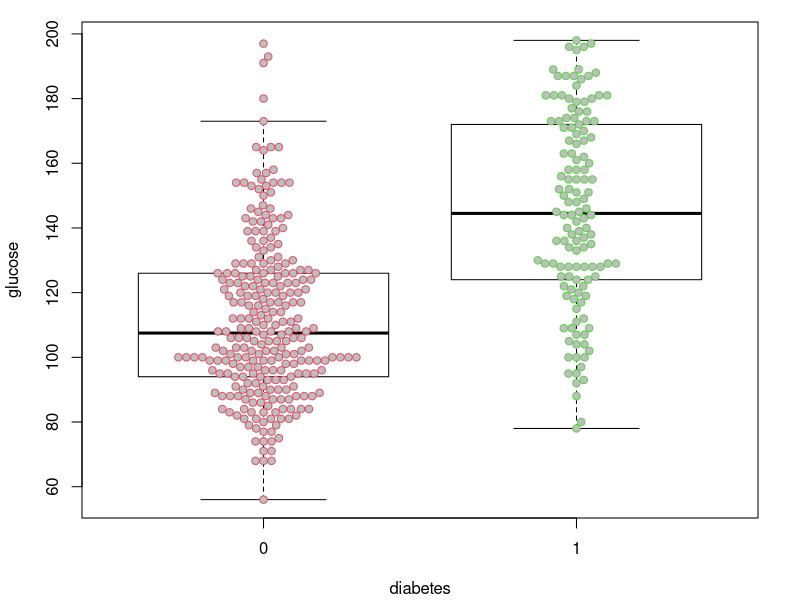
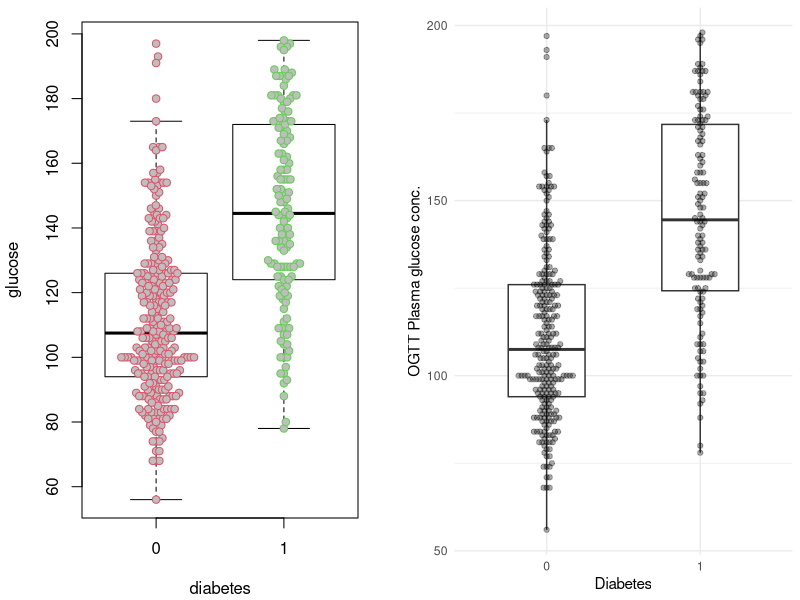
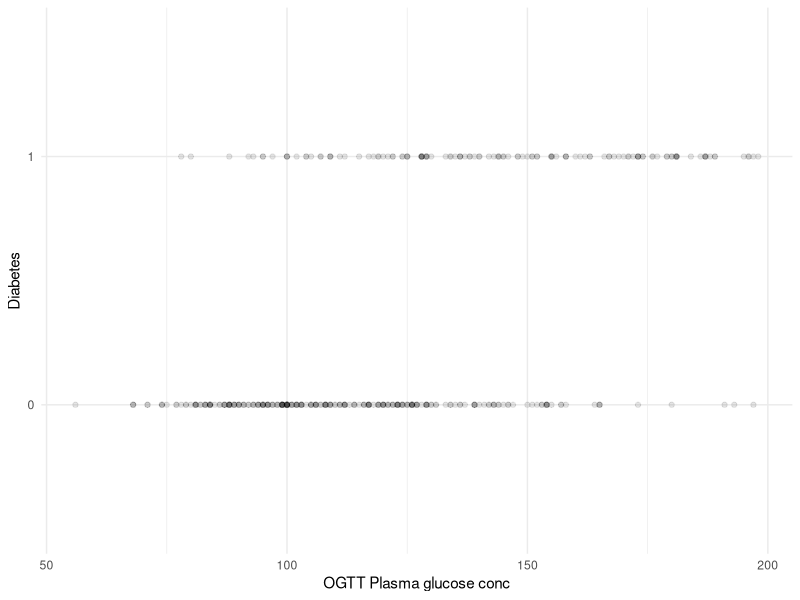
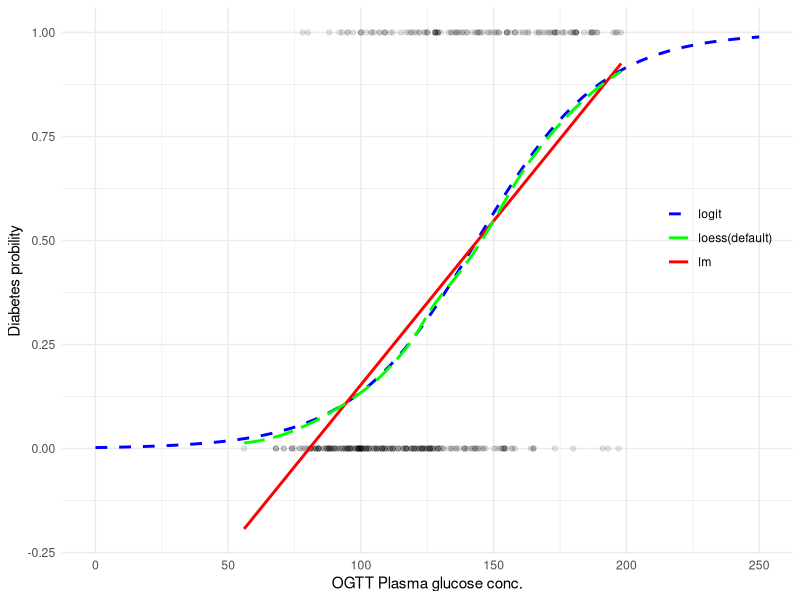
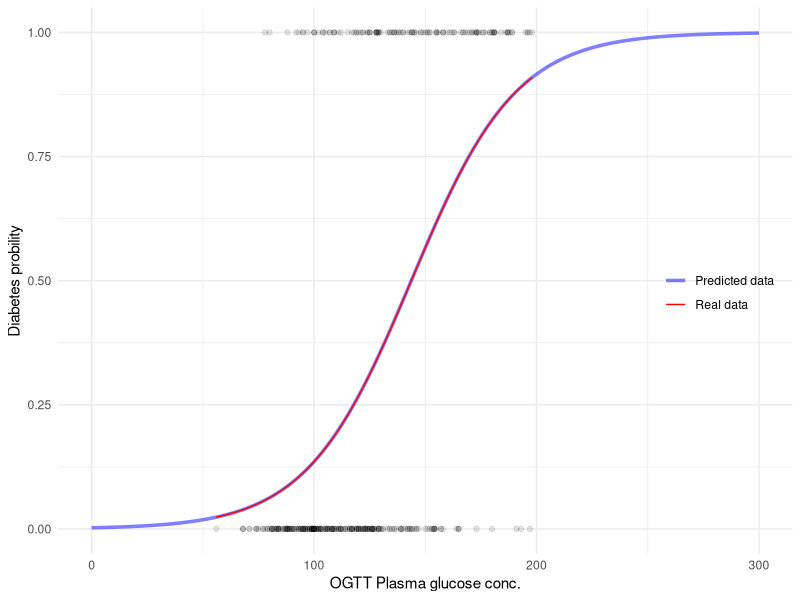

Write R code to recreate these figures, in order. (Note: this script raises an error after producing the figures.)
## ---- chunk 1
library("dplyr")
library("ggplot2")
library("ggbeeswarm")
library("beeswarm")
library("rms")
library("pscl") # McFadden R2

set.seed(1234)

theme_set(theme_minimal())
## ---- chunk 2
data("PimaIndiansDiabetes2", package="mlbench")
head(PimaIndiansDiabetes2)

dim(PimaIndiansDiabetes2)


sapply(PimaIndiansDiabetes2, function(x) sum(is.na(x)))

dbt <- tibble(PimaIndiansDiabetes2) %>%
  na.omit() %>%
  mutate(bmi = factor(case_when(
    # mass < 18.5 ~ "underweight",
    mass < 25 ~ "normal",
    mass >= 25 & mass < 30 ~ "overweight",
    mass >= 30 ~ "obese"),
    levels = c("normal", "overweight", "obese"))
    ) %>%
  select(-mass)
levels(dbt$diabetes) <- c(0, 1)

# rms option
dd <- datadist(dbt)
options(datadist = "dd")
## ---- chunk 3
par(mar = c(4.1, 4.1, 1.1, 2.1))
boxplot(glucose ~ diabetes, data = dbt, 
        col = "white",
        outline = FALSE)
beeswarm(glucose ~ diabetes, data = dbt, 
         pch = 21, col = 2:3, 
         bg = "grey",
         add = TRUE)
p1 <- grDevices::recordPlot()
## ---- chunk 4
p2 <- ggplot(dbt, aes(x= diabetes, y = glucose)) +
    geom_boxplot(width = 1/2, outlier.shape = NA) +
    geom_beeswarm(alpha = 1/3) +
    labs(x = "Diabetes",
         y = "OGTT Plasma glucose conc.") +
    NULL

cowplot::plot_grid(p1, p2, 
                   # rel_widths = c(1, 2),
                   ncol = 2)
## ---- chunk 5
ggplot(dbt, aes(glucose, diabetes)) +
geom_point(alpha = 1/10) +
  labs(y = "Diabetes",
       x = "OGTT Plasma glucose conc") +
  NULL
## ---- chunk 6
ggplot(dbt, aes(glucose, as.numeric(diabetes) - 1)) +
    geom_point(alpha = 1/10) + 
    stat_smooth(formula = y ~ x, method="glm", aes(color = "blue"),
                method.args = list(family=binomial), 
                fullrange=TRUE, se=FALSE, alpha = 1/5, linetype = 2) + 
    labs(y = "Diabetes probility",
         x = "OGTT Plasma glucose conc.") + 
    stat_smooth(formula = y ~ x, method = "lm", aes(color = "red"), 
                linetype = 1, se = FALSE, alpha = 1/5) + 
    stat_smooth(formula = y ~ x, method = "loess", aes(color = "green"),
                linetype = 5, se = FALSE, alpha = 1/4) +
    xlim(0, 250) +
    scale_color_manual(name = "",
                       values = c("blue" = "blue",
                                  "red" = "red",
                                  "green" = "green"),
                       labels = c("logit", "loess(default)", "lm")) +
    # theme_minimal() +
    theme(legend.position = c(.9, .6)) +
    NULL 
## ---- chunk 7
M1 <- glm(diabetes ~ glucose, family = binomial, data = dbt)
M1

summary(M1)

round(exp(cbind(OR = coef(M1), confint(M1))), 2)
## ---- chunk 8
M.df <- data.frame(glucose = seq(0, 300, 1))
M.df$diabetes = predict(M1, newdata = M.df, type = "response")
## ---- chunk 9
ggplot(M.df, aes(x = glucose, y = diabetes)) +
  geom_line(size = 1.2, aes(color = "blue"), alpha = 1/2) +
  geom_point(data = dbt,
             aes(glucose, as.numeric(diabetes) - 1),
             alpha = 1/10) +
  geom_smooth(data = dbt, formula = y ~ x, 
              method = "glm", method.args = list(family = "binomial"), 
              se = FALSE, 
              size = .5,
             aes(glucose, as.numeric(diabetes) - 1, color = "red")) +
  scale_color_manual(name = "",
                       values = c("blue" = "blue",
                                  "red" = "red"),
                       labels = c("Predicted data", "Real data")) +
  labs(y = "Diabetes probility",
       x = "OGTT Plasma glucose conc.") +
  theme(legend.position = c(.9, .5)) +
  NULL
## ---- chunk 10
-2 * logLik(M1)
M1$deviance

-2 * logLik(update(M1, .~. - glucose))
M1$null.deviance


M1.pseudo.R2 <- (M1$null.deviance - M1$deviance) / M1$null.deviance
M1.pseudo.R2

pR2(M1)["McFadden"]
## ---- chunk 11
M1.lrm <- lrm(diabetes ~ glucose, data = dbt)
M1.lrm

summary(M1.lrm)

M1.lrm$stats[c("R2", "Brier", "C", "Dxy")]
## ---- chunk 12
(M1Chidf <- M1$df.null - M1$df.residual)
(M1Chi <- M1$null.deviance - M1$deviance)
(M1chisq.prob <- 1 - pchisq(M1Chi, M1Chidf))

# 或者一步计算
with(M1, pchisq(null.deviance - deviance,
                df.null - df.residual,
                lower.tail = FALSE))
## ---- chunk 13
M2 <- glm(diabetes ~ glucose + bmi, dbt, family = binomial)
summary(M2)

round(exp(cbind(OR = coef(M2), confint(M2))), 2)

M2.pseudo.R2 <- (M2$null.deviance - M2$deviance) / M2$null.deviance
M2.pseudo.R2


with(M2, pchisq(null.deviance - deviance,
                df.null - df.residual,
                lower.tail = FALSE))

M2.lrm <- lrm(diabetes ~ glucose + bmi, data = dbt)
M2.lrm

summary(M2.lrm)
## ---- chunk 14
anova(M1, M2, test = "Chi")


lrtest(M1.lrm, M2.lrm)
## ---- chunk 15
M1.lrm <- lrm(diabetes ~ glucose, data = dbt, 
              x = TRUE, y = TRUE)
M1.lrm


M1.valid <- validate(M1.lrm, method = "boot", B = 1000)
M1.valid


M2.lrm <- lrm(diabetes ~ glucose + bmi, data = dbt, 
              x = TRUE, y = TRUE)
M2.lrm


M2.valid <- validate(M2.lrm, method = "boot", B = 1000)
M2.valid
## ---- chunk 16
myPlotCalib <- function (x, xlab, ylab, xlim, ylim, 
                         legend = TRUE, subtitles = TRUE, 
                        cols = c("red", "darkgreen", "black"),
                        lty = c(2, 3, 1),
                        cex.subtitles = 0.75, riskdist = TRUE, 
                        scat1d.opts = list(nhistSpike = 200), ...) 
{
    at <- attributes(x)
    if (missing(ylab)) 
        ylab <- if (at$model == "lr") 
            "Actual Probability"
    else paste("Observed", at$yvar.name)
    if (missing(xlab)) {
        if (at$model == "lr") {
            xlab <- paste("Predicted Pr{", at$yvar.name, sep = "")
            if (at$non.slopes == 1) {
                xlab <- if (at$lev.name == "TRUE") 
                    paste(xlab, "}", sep = "")
                else paste(xlab, "=", at$lev.name, "}", sep = "")
            }
            else xlab <- paste(xlab, ">=", at$lev.name, "}", 
                               sep = "")
        }
        else xlab <- paste("Predicted", at$yvar.name)
    }
    p <- x[, "predy"]
    p.app <- x[, "calibrated.orig"]
    p.cal <- x[, "calibrated.corrected"]
    if (missing(xlim) & missing(ylim)) 
        xlim <- ylim <- range(c(p, p.app, p.cal), na.rm = TRUE)
    else {
        if (missing(xlim)) 
            xlim <- range(p)
        if (missing(ylim)) 
            ylim <- range(c(p.app, p.cal, na.rm = TRUE))
    }
    plot(p, p.app, xlim = xlim, ylim = ylim, xlab = xlab, ylab = ylab, 
         type = "n", ...)
    predicted <- at$predicted
    err <- NULL
    if (length(predicted)) {
        s <- !is.na(p + p.cal)
        err <- predicted - approx(p[s], p.cal[s], xout = predicted, 
                                  ties = mean)$y
        cat("\nn=", n <- length(err), "   Mean absolute error=", 
            round(mae <- mean(abs(err), na.rm = TRUE), 3), 
            "   Mean squared error=", 
            round(mean(err^2, na.rm = TRUE), 5), 
            "\n0.9 Quantile of absolute error=", 
            round(quantile(abs(err), 0.9, na.rm = TRUE), 3), 
            "\n\n", sep = "")
        if (subtitles) 
            title(sub = paste("Mean absolute error=", 
                              round(mae, 3), " n=", n, sep = ""), 
                  cex.sub = cex.subtitles, 
                  adj = 1)
        if (riskdist) 
            do.call("scat1d", c(list(x = predicted), scat1d.opts))
    }
    lines(p, p.app, lty = lty[1], col = cols[1], lwd = 2)
    lines(p, p.cal, lty = lty[2], col = cols[2], lwd = 2)
    abline(a = 0, b = 1, lty = lty[3], col = cols[3])
    if (subtitles) 
        title(sub = paste("B =", at$B, "repetitions,", at$method), 
              cex.sub = cex.subtitles, adj = 0)
    if (!(is.logical(legend) && !legend)) {
        if (is.logical(legend)) 
            legend <- list(x = xlim[1] + 0.5 * diff(xlim), y = ylim[1] + 
                               0.32 * diff(ylim))
        legend(legend, c("Apparent", "Bias-corrected", "Ideal"), 
               lwd = 1.75, seg.len = 1, cex = .75,
               lty = lty, bty = "n", col = cols)
    }
    invisible(err)
}

par(mar = c(5.1, 4.1, 2, 0.5),
    mfrow = c(1, 2))
M1.calib <- calibrate(M1.lrm, method = "boot", B = 1000)
M2.calib <- calibrate(M2.lrm, method = "boot", B = 1000)

myPlotCalib(M1.calib, las = 1, main = "M1 Calibration", cex.subtitles = 0.5, 
     xlab = "Predicted probability",
     ylab = "Observed probability")
par(mar = c(5.1, 2.5, 2, 2.1))
myPlotCalib(M2.calib, las = 1,  main = "M2 Calibration", cex.subtitles = 0.5,
            xlab = "Predicted probability"
            )
